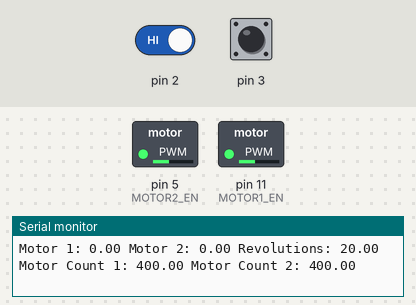
The sketch below on a simulated Arduino Uno, built with avr-gcc and run on an emulated ATmega328P. Parts: switched loads named in the sketch (green lamp = pin HIGH), the last lines printed to the serial monitor. The test bench sets the inputs (shaded band); at power-on: pin 2 HIGH, pin 3 HIGH.

Above: at 5.0 s.
5.1 s: pin 2 driven LOW
At 6.0 s:
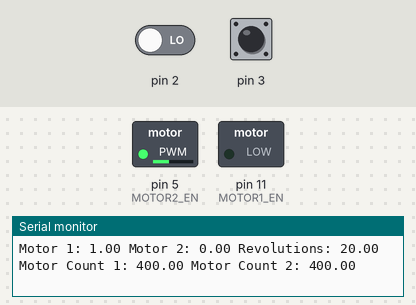
6.6 s: pin 3 driven LOW
At 7.0 s:
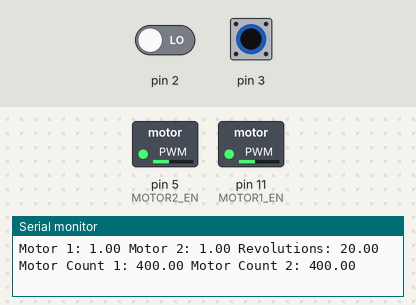
8.1 s: pin 3 pulsed HIGH 2 times (0.12 s each, 0.3 s apart)
At 9.3 s:
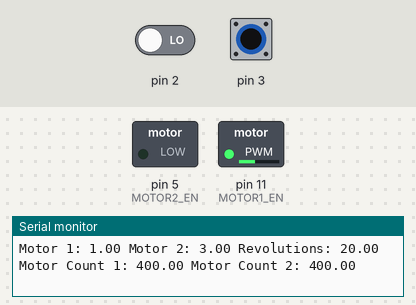
Timing chart, 0 to 11.1 s (numbered marks = the images above; inputs shaded):
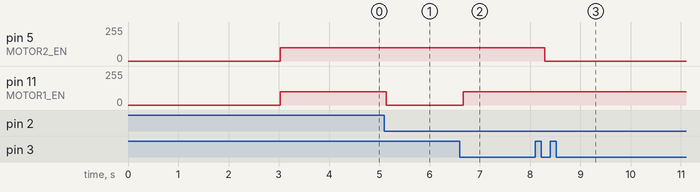

Measured:
- after the input at 5.1 s, pin 11 (MOTOR1_EN): 100/255 → 0/255 at once
- after the input at 6.6 s, pin 11 (MOTOR1_EN): 0/255 → 100/255 after 0.06 s
- after the input at 8.1 s, pin 5 (MOTOR2_EN): 100/255 → 0/255 after 0.19 s

The sketch:

xyzMblock.ino
```cpp
// generated by mBlock5 for <your product>
// codes make you happy

#include <Arduino.h>
#include <Wire.h>
#include <SoftwareSerial.h>

float MOTOR1_A1 = 0;
float MOTOR1_A2 = 0;
float MOTOR1_EN = 0;
float MOTOR2_B1 = 0;
float MOTOR2_B2 = 0;
float MOTOR2_EN = 0;
float COUNT_MOTOR_1 = 0;
float COUNT_MOTOR_2 = 0;
float STEPS_PER_REV2 = 0;
float GLOBAL_REV_COUNT_1 = 0;
float GLOBAL_REV_COUNT_2 = 0;
float SPEED = 0;
float STEPS_PER_REV1 = 0;

void Reverse_N (double revolutions){
  COUNT_MOTOR_1 = 0;
  COUNT_MOTOR_2 = 0;
  analogWrite(MOTOR1_EN,0);
  analogWrite(MOTOR2_EN,0);
  digitalWrite(MOTOR1_A1,1);
  digitalWrite(MOTOR1_A2,0);
  digitalWrite(MOTOR2_B1,1);
  digitalWrite(MOTOR2_B2,0);
  while(!((COUNT_MOTOR_1 > (revolutions * STEPS_PER_REV1))  &&  (COUNT_MOTOR_2 > (revolutions * STEPS_PER_REV2))))
  {
    Serial.print("Motor 1: ");
    Serial.print(COUNT_MOTOR_1);
    Serial.print(" Motor 2: ");
    Serial.print(COUNT_MOTOR_2);
    Serial.print(" Revolutions: ");
    Serial.print(revolutions);
    Serial.print(" Motor Count 1: ");
    Serial.print(STEPS_PER_REV1 * revolutions);
    Serial.print(" Motor Count 2: ");
    Serial.println(STEPS_PER_REV2 * revolutions);
    _loop();
    if((revolutions * STEPS_PER_REV1) > COUNT_MOTOR_1){
        if(!(((COUNT_MOTOR_1 / STEPS_PER_REV1) > (COUNT_MOTOR_2 / STEPS_PER_REV2)))){
            analogWrite(MOTOR1_EN,SPEED);

        }else{
            if((COUNT_MOTOR_1 / STEPS_PER_REV1) == (COUNT_MOTOR_2 / STEPS_PER_REV2)){
                analogWrite(MOTOR1_EN,SPEED);

            }else{
                analogWrite(MOTOR1_EN,0);

            }

        }

    }else{
        analogWrite(MOTOR1_EN,0);

    }
    if((revolutions * STEPS_PER_REV2) > COUNT_MOTOR_2){
        if(!(((COUNT_MOTOR_2 / STEPS_PER_REV2) > (COUNT_MOTOR_1 / STEPS_PER_REV1)))){
            analogWrite(MOTOR2_EN,SPEED);

        }else{
            if((COUNT_MOTOR_2 / STEPS_PER_REV2) == (COUNT_MOTOR_1 / STEPS_PER_REV1)){
                analogWrite(MOTOR2_EN,SPEED);

            }else{
                analogWrite(MOTOR2_EN,0);

            }

        }

    }else{
        analogWrite(MOTOR2_EN,0);

    }

  }
  analogWrite(MOTOR1_EN,0);
  analogWrite(MOTOR2_EN,0);
  GLOBAL_REV_COUNT_2 = 0;
  GLOBAL_REV_COUNT_1 = 0;

}

void Left_Wheel_N (double revolutions){
  GLOBAL_REV_COUNT_1 = revolutions;
  COUNT_MOTOR_1 = 0;
  COUNT_MOTOR_2 = 0;
  analogWrite(MOTOR1_EN,0);
  analogWrite(MOTOR2_EN,0);
  digitalWrite(MOTOR1_A1,1);
  digitalWrite(MOTOR1_A2,0);
  digitalWrite(MOTOR2_B1,0);
  digitalWrite(MOTOR2_B2,0);
  while(!(COUNT_MOTOR_1 > (revolutions * STEPS_PER_REV2)))
  {
    Serial.print("Motor 1: ");
    Serial.print(COUNT_MOTOR_1);
    Serial.print(" Motor 2: ");
    Serial.print(COUNT_MOTOR_2);
    Serial.print(" Revolutions: ");
    Serial.print(revolutions);
    Serial.print(" Motor Count 1: ");
    Serial.print(STEPS_PER_REV1 * revolutions);
    Serial.print(" Motor Count 2: ");
    Serial.println(STEPS_PER_REV2 * revolutions);
    _loop();
    if((revolutions * STEPS_PER_REV1) > COUNT_MOTOR_1){
        analogWrite(MOTOR1_EN,SPEED);

    }else{
        analogWrite(MOTOR1_EN,0);

    }

  }
  GLOBAL_REV_COUNT_1 = 0;
  analogWrite(MOTOR1_EN,0);
  analogWrite(MOTOR2_EN,0);

}
void ISR_FALLING_2_() {
    COUNT_MOTOR_1 += 1;
}
void ISR_FALLING_3_1() {
    COUNT_MOTOR_2 += 1;
}
void stop (){
  digitalWrite(MOTOR1_A1,0);
  digitalWrite(MOTOR1_A2,1);
  digitalWrite(MOTOR2_B1,0);
  digitalWrite(MOTOR2_B2,1);
  analogWrite(MOTOR1_EN,0);
  analogWrite(MOTOR2_EN,0);
  GLOBAL_REV_COUNT_2 = 0;
  GLOBAL_REV_COUNT_1 = 0;

}
void Forward_N (double revolutions){
  COUNT_MOTOR_1 = 0;
  COUNT_MOTOR_2 = 0;
  analogWrite(MOTOR1_EN,0);
  analogWrite(MOTOR2_EN,0);
  digitalWrite(MOTOR1_A1,0);
  digitalWrite(MOTOR1_A2,1);
  digitalWrite(MOTOR2_B1,0);
  digitalWrite(MOTOR2_B2,1);
  while(!((COUNT_MOTOR_1 > (revolutions * STEPS_PER_REV1))  &&  (COUNT_MOTOR_2 > (revolutions * STEPS_PER_REV2))))
  {
    Serial.print("Motor 1: ");
    Serial.print(COUNT_MOTOR_1);
    Serial.print(" Motor 2: ");
    Serial.print(COUNT_MOTOR_2);
    Serial.print(" Revolutions: ");
    Serial.print(revolutions);
    Serial.print(" Motor Count 1: ");
    Serial.print(STEPS_PER_REV1 * revolutions);
    Serial.print(" Motor Count 2: ");
    Serial.println(STEPS_PER_REV2 * revolutions);
    _loop();
    if((revolutions * STEPS_PER_REV1) > COUNT_MOTOR_1){
        if(!(((COUNT_MOTOR_1 / STEPS_PER_REV1) > (COUNT_MOTOR_2 / STEPS_PER_REV2)))){
            analogWrite(MOTOR1_EN,SPEED);

        }else{
            if((COUNT_MOTOR_1 / STEPS_PER_REV1) == (COUNT_MOTOR_2 / STEPS_PER_REV2)){
                analogWrite(MOTOR1_EN,SPEED);

            }else{
                analogWrite(MOTOR1_EN,0);

            }

        }

    }else{
        analogWrite(MOTOR1_EN,0);

    }
    if((revolutions * STEPS_PER_REV2) > COUNT_MOTOR_2){
        if(!(((COUNT_MOTOR_2 / STEPS_PER_REV2) > (COUNT_MOTOR_1 / STEPS_PER_REV1)))){
            analogWrite(MOTOR2_EN,SPEED);

        }else{
            if((COUNT_MOTOR_2 / STEPS_PER_REV2) == (COUNT_MOTOR_1 / STEPS_PER_REV1)){
                analogWrite(MOTOR2_EN,SPEED);

            }else{
                analogWrite(MOTOR2_EN,0);

            }

        }

    }else{
        analogWrite(MOTOR2_EN,0);

    }

  }
  GLOBAL_REV_COUNT_2 = 0;
  GLOBAL_REV_COUNT_1 = 0;
  analogWrite(MOTOR1_EN,0);
  analogWrite(MOTOR2_EN,0);

}
void Right_Wheel_N (double revolutions){
  GLOBAL_REV_COUNT_2 = revolutions;
  COUNT_MOTOR_1 = 0;
  COUNT_MOTOR_2 = 0;
  analogWrite(MOTOR1_EN,0);
  analogWrite(MOTOR2_EN,0);
  digitalWrite(MOTOR1_A1,0);
  digitalWrite(MOTOR1_A2,0);
  digitalWrite(MOTOR2_B1,1);
  digitalWrite(MOTOR2_B2,0);
  while(!(COUNT_MOTOR_2 > (revolutions * STEPS_PER_REV2)))
  {

    Serial.print("Motor 1: ");
    Serial.print(COUNT_MOTOR_1);
    Serial.print(" Motor 2: ");
    Serial.print(COUNT_MOTOR_2);
    Serial.print(" Revolutions: ");
    Serial.print(revolutions);
    Serial.print(" Motor Count 1: ");
    Serial.print(STEPS_PER_REV1 * revolutions);
    Serial.print(" Motor Count 2: ");
    Serial.println(STEPS_PER_REV2 * revolutions);
    _loop();
    if((revolutions * STEPS_PER_REV2) > COUNT_MOTOR_2){
        analogWrite(MOTOR2_EN,SPEED);

    }else{
        analogWrite(MOTOR2_EN,0);

    }

  }
  GLOBAL_REV_COUNT_2 = 0;
  analogWrite(MOTOR1_EN,0);
  analogWrite(MOTOR2_EN,0);

}

void _delay(float seconds) {
  long endTime = millis() + seconds * 1000;
  while(millis() < endTime) _loop();
}

void _delayMilliseconds(float milliseconds) {
  long endTime = millis() + milliseconds;
  while(millis() < endTime) _loop();
}

void setup() {
  pinMode(MOTOR1_EN,OUTPUT);
  pinMode(MOTOR2_EN,OUTPUT);
  pinMode(MOTOR1_A1,OUTPUT);
  pinMode(MOTOR1_A2,OUTPUT);
  pinMode(MOTOR2_B1,OUTPUT);
  pinMode(MOTOR2_B2,OUTPUT);
  pinMode(2, INPUT);
  pinMode(3, INPUT);

  Serial.begin(9600);

  SPEED = 100;
  STEPS_PER_REV1 = 20;
  STEPS_PER_REV2 = 20;
  MOTOR1_A1 = 9;
  MOTOR1_A2 = 8;
  MOTOR1_EN = 11;
  MOTOR2_B1 = 12;
  MOTOR2_B2 = 7;
  MOTOR2_EN = 5;
  COUNT_MOTOR_1 = 0;
  COUNT_MOTOR_2 = 0;
  attachInterrupt(0, ISR_FALLING_2_, FALLING);
  attachInterrupt(1, ISR_FALLING_3_1, FALLING);
  _delay(3);
  Forward_N(20);

}

void _loop() {
}

void loop() {

}
```
